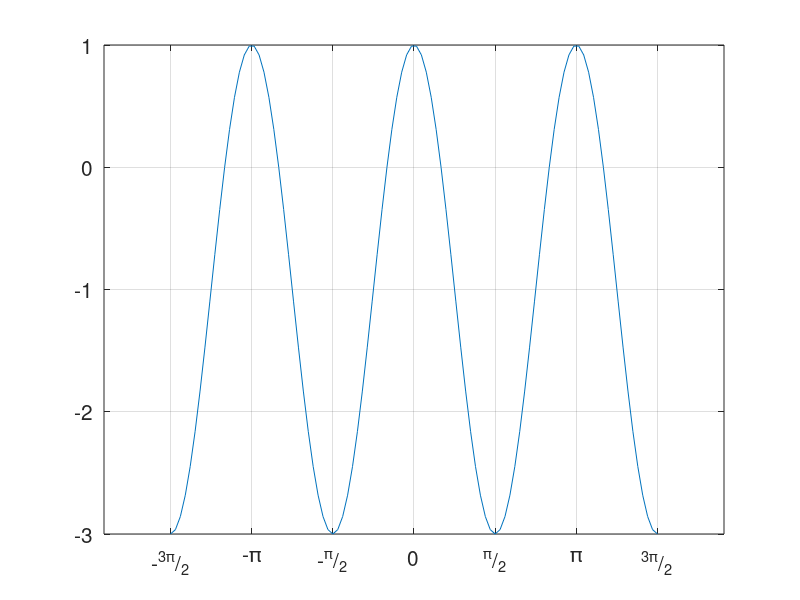

Here is the MATLAB script that generated this plot:
clear; close all; clc;

theta=  linspace(-3*pi/2, 3*pi/2, 100);
cp = 1-4*sin(theta).^2;

plot(theta, cp);

set(gca,'xtick',-3*pi/2:pi/2:3*pi/2)
set(gca,'xticklabel',{'-^{3\pi}/_{2}','-\pi','-^{\pi}/_{2}','0','^{\pi}/_{2}','\pi','^{3\pi}/_{2}'})
set(gca,'fontsize',15)
grid on;